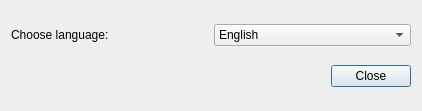
<?xml version="1.0" encoding="UTF-8"?>
<ui version="4.0">
 <class>LanguageDialog</class>
 <widget class="QDialog" name="LanguageDialog">
  <property name="geometry">
   <rect>
    <x>0</x>
    <y>0</y>
    <width>422</width>
    <height>111</height>
   </rect>
  </property>
  <property name="windowTitle">
   <string>Dialog</string>
  </property>
  <layout class="QVBoxLayout" name="verticalLayout">
   <item>
    <layout class="QHBoxLayout" name="horizontalLayout">
     <item>
      <widget class="QLabel" name="label">
       <property name="text">
        <string>Choose language:</string>
       </property>
      </widget>
     </item>
     <item>
      <widget class="QComboBox" name="chooseLanguage">
       <item>
        <property name="text">
         <string>English</string>
        </property>
       </item>
       <item>
        <property name="text">
         <string>Spanish</string>
        </property>
       </item>
       <item>
        <property name="text">
         <string>Catalan</string>
        </property>
       </item>
      </widget>
     </item>
    </layout>
   </item>
   <item>
    <layout class="QHBoxLayout" name="horizontalLayout_2">
     <item>
      <spacer name="horizontalSpacer">
       <property name="orientation">
        <enum>Qt::Horizontal</enum>
       </property>
       <property name="sizeHint" stdset="0">
        <size>
         <width>40</width>
         <height>20</height>
        </size>
       </property>
      </spacer>
     </item>
     <item>
      <widget class="QPushButton" name="close">
       <property name="text">
        <string>Close</string>
       </property>
      </widget>
     </item>
    </layout>
   </item>
  </layout>
 </widget>
 <resources/>
 <connections>
  <connection>
   <sender>chooseLanguage</sender>
   <signal>currentTextChanged(QString)</signal>
   <receiver>LanguageDialog</receiver>
   <slot>setLanguage(QString)</slot>
   <hints>
    <hint type="sourcelabel">
     <x>262</x>
     <y>28</y>
    </hint>
    <hint type="destinationlabel">
     <x>97</x>
     <y>90</y>
    </hint>
   </hints>
  </connection>
 </connections>
 <slots>
  <signal>onLanguageChange(QString)</signal>
  <slot>setLanguage(QString)</slot>
 </slots>
</ui>
